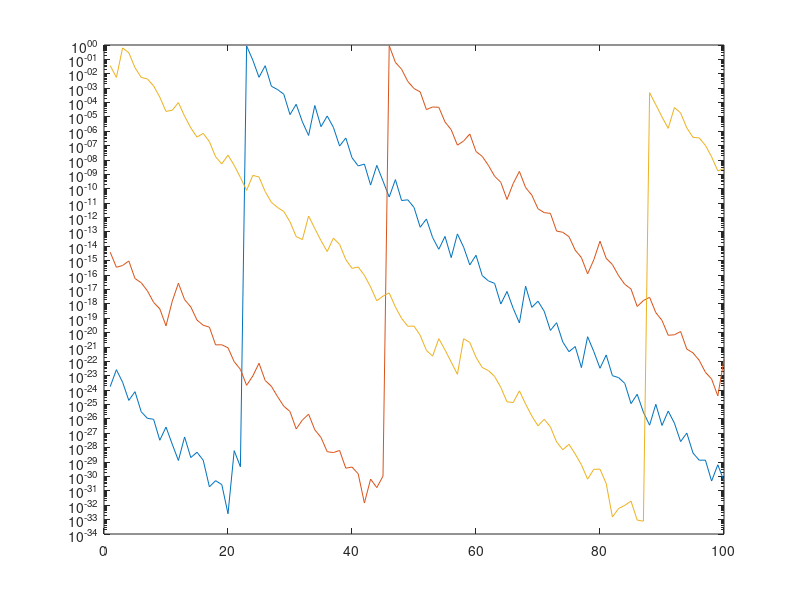

MATLAB code for this plot:
% We plot the typical eigenstates in the open boundary conditions.
% The parameter lambda can be changed from 0.5  

L=100;
omega=(sqrt(5)-1)/2;
lambda=1.5;

H=diag(ones(1,L-1),-1)+diag(2*lambda*cos(2*pi*omega*linspace(0,L-1,L)));
H(1,L)=10^(4);

[Ev,E]=eig(H,'vector');

m_all=[50,70,90];

for m = m_all
    semilogy(Ev(:,m).*conj(Ev(:,m)))
    E(m)
    hold on;
end
    




